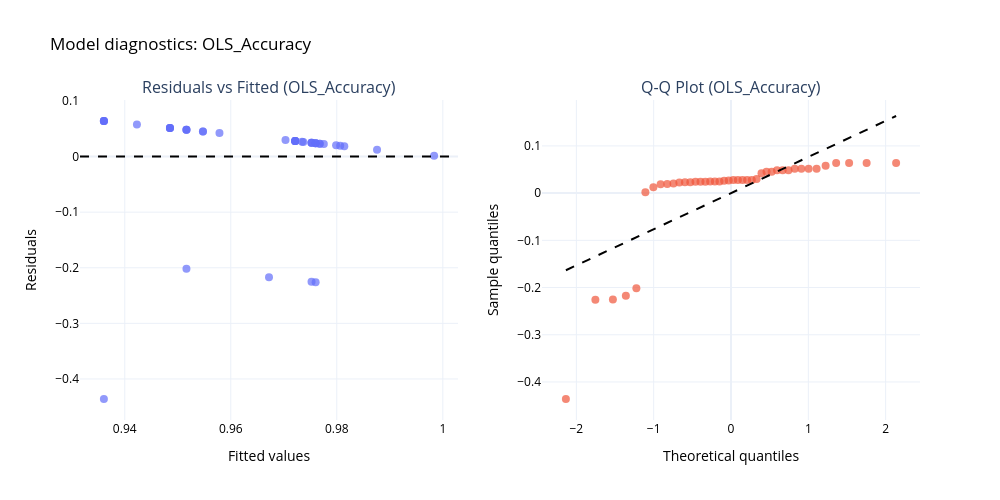
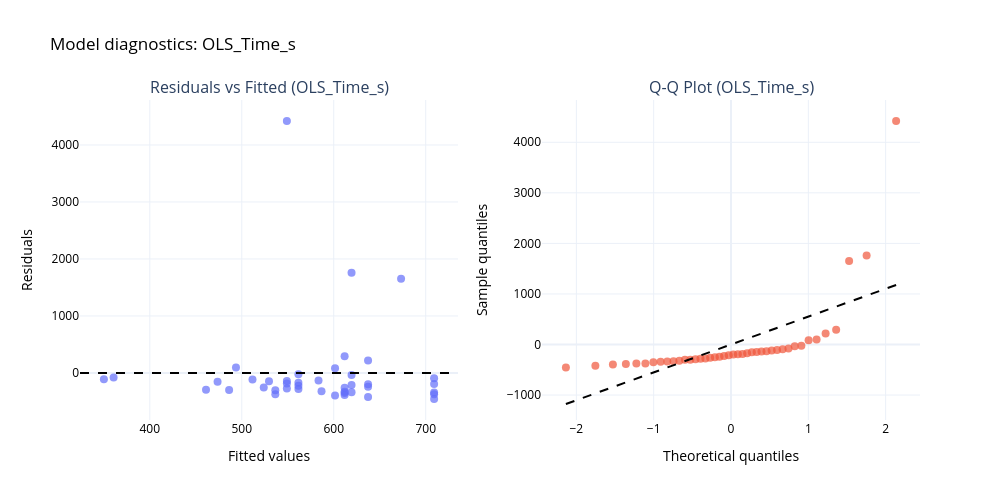

The notebook cell saved with these charts, in order:
### Code cell
plot_resid_diags_plotly(model_accuracy_lin, "OLS_Accuracy")
plot_resid_diags_plotly(model_time, "OLS_Time_s")

### Figure 1 — Plotly figure (JSON) as saved in the notebook; plotly's stock layout.template omitted (floating-point values rounded to 4 significant figures)
{"data": [{"marker": {"opacity": 0.7, "size": 8}, "mode": "markers", "name": "Residuals", "type": "scatter", "x": [0.976, 0.9799, 0.9806, 0.9737, 0.9814, 0.9768, 0.9752, 0.9721, 0.9776, 0.9768, 0.976, 0.9752, 0.9721, 0.9721, 0.9752, 0.9721, 0.9721, 0.976, 0.9752, 0.976, 0.9876, 0.9516, 0.9672, 0.9703, 0.9423, 0.9734, 0.9548, 0.9485, 0.9361, 0.9579, 0.9548, 0.9516, 0.9485, 0.9361, 0.9361, 0.9485, 0.9361, 0.9361, 0.9516, 0.9485, 0.9516, 0.9984], "xaxis": "x", "y": [-0.226, 0.02013, 0.01936, 0.02631, 0.01859, 0.02322, 0.02477, 0.02786, 0.02245, 0.02322, 0.02399, 0.02477, 0.02786, 0.02786, -0.2252, 0.02786, 0.02786, 0.02399, 0.02477, 0.02399, 0.01241, -0.2016, -0.2172, 0.02967, 0.0577, 0.02656, 0.04525, 0.05147, -0.4361, 0.04213, 0.04525, 0.04836, 0.05147, 0.06393, 0.06393, 0.05147, 0.06393, 0.06393, 0.04836, 0.05147, 0.04836, 0.001644], "yaxis": "y"}, {"marker": {"opacity": 0.7, "size": 8}, "mode": "markers", "name": "Q-Q points", "type": "scatter", "x": [-2.135, -1.754, -1.527, -1.36, -1.224, -1.107, -1.004, -0.9103, -0.8241, -0.7436, -0.6677, -0.5955, -0.5262, -0.4594, -0.3946, -0.3314, -0.2695, -0.2086, -0.1485, -0.08887, -0.02959, 0.02959, 0.08887, 0.1485, 0.2086, 0.2695, 0.3314, 0.3946, 0.4594, 0.5262, 0.5955, 0.6677, 0.7436, 0.8241, 0.9103, 1.004, 1.107, 1.224, 1.36, 1.527, 1.754, 2.135], "xaxis": "x2", "y": [-0.4361, -0.226, -0.2252, -0.2172, -0.2016, 0.001644, 0.01241, 0.01859, 0.01936, 0.02013, 0.02245, 0.02322, 0.02322, 0.02399, 0.02399, 0.02399, 0.02477, 0.02477, 0.02477, 0.02631, 0.02656, 0.02786, 0.02786, 0.02786, 0.02786, 0.02786, 0.02967, 0.04213, 0.04525, 0.04525, 0.04836, 0.04836, 0.04836, 0.05147, 0.05147, 0.05147, 0.05147, 0.0577, 0.06393, 0.06393, 0.06393, 0.06393], "yaxis": "y2"}, {"line": {"color": "black", "dash": "dash"}, "mode": "lines", "name": "Q-Q reference", "type": "scatter", "x": [-2.135, 2.135], "xaxis": "x2", "y": [-0.1633, 0.1633], "yaxis": "y2"}], "layout": {"annotations": [{"font": {"size": 16}, "showarrow": false, "text": "Residuals vs Fitted (OLS_Accuracy)", "x": 0.225, "xanchor": "center", "xref": "paper", "y": 1, "yanchor": "bottom", "yref": "paper"}, {"font": {"size": 16}, "showarrow": false, "text": "Q-Q Plot (OLS_Accuracy)", "x": 0.775, "xanchor": "center", "xref": "paper", "y": 1, "yanchor": "bottom", "yref": "paper"}], "height": 500, "shapes": [{"line": {"color": "black", "dash": "dash"}, "type": "line", "x0": 0, "x1": 1, "xref": "x domain", "y0": 0, "y1": 0, "yref": "y"}], "showlegend": false, "title": {"font": {"color": "black"}, "text": "Model diagnostics: OLS_Accuracy"}, "width": 1000, "xaxis": {"anchor": "y", "color": "black", "domain": [0, 0.45], "title": {"text": "Fitted values"}}, "xaxis2": {"anchor": "y2", "color": "black", "domain": [0.55, 1], "title": {"text": "Theoretical quantiles"}}, "yaxis": {"anchor": "x", "color": "black", "domain": [0, 1], "title": {"text": "Residuals"}}, "yaxis2": {"anchor": "x2", "color": "black", "domain": [0, 1], "title": {"text": "Sample quantiles"}}}}

### Figure 2 — Plotly figure (JSON) as saved in the notebook; plotly's stock layout.template omitted (floating-point values rounded to 4 significant figures)
{"data": [{"marker": {"opacity": 0.7, "size": 8}, "mode": "markers", "name": "Residuals", "type": "scatter", "x": [549.0, 486.2, 473.7, 586.7, 461.1, 536.5, 561.6, 611.8, 523.9, 536.5, 549.0, 561.6, 611.8, 611.8, 561.6, 611.8, 611.8, 549.0, 561.6, 549.0, 360.6, 619.4, 529.6, 511.7, 673.2, 493.7, 601.4, 637.3, 709.1, 583.5, 601.4, 619.4, 637.3, 709.1, 709.1, 637.3, 709.1, 709.1, 619.4, 637.3, 619.4, 350.1], "xaxis": "x", "y": [-275.0, -301.2, -155.7, -320.7, -293.1, -374.5, -279.6, -350.8, -253.9, -303.5, 4421.0, -171.6, -330.8, -386.8, -225.6, 291.2, -261.8, -186.0, -22.6, -140.0, -78.64, -36.37, -146.6, -116.7, 1651.0, 97.29, 82.58, -420.3, -343.1, -133.5, -396.4, -337.4, -196.3, -93.13, -195.1, -240.3, -457.1, -374.1, -210.4, 218.7, 1759.0, -111.1], "yaxis": "y"}, {"marker": {"opacity": 0.7, "size": 8}, "mode": "markers", "name": "Q-Q points", "type": "scatter", "x": [-2.135, -1.754, -1.527, -1.36, -1.224, -1.107, -1.004, -0.9103, -0.8241, -0.7436, -0.6677, -0.5955, -0.5262, -0.4594, -0.3946, -0.3314, -0.2695, -0.2086, -0.1485, -0.08887, -0.02959, 0.02959, 0.08887, 0.1485, 0.2086, 0.2695, 0.3314, 0.3946, 0.4594, 0.5262, 0.5955, 0.6677, 0.7436, 0.8241, 0.9103, 1.004, 1.107, 1.224, 1.36, 1.527, 1.754, 2.135], "xaxis": "x2", "y": [-457.1, -420.3, -396.4, -386.8, -374.5, -374.1, -350.8, -343.1, -337.4, -330.8, -320.7, -303.5, -301.2, -293.1, -279.6, -275.0, -261.8, -253.9, -240.3, -225.6, -210.4, -196.3, -195.1, -186.0, -171.6, -155.7, -146.6, -140.0, -133.5, -116.7, -111.1, -93.13, -78.64, -36.37, -22.6, 82.58, 97.29, 218.7, 291.2, 1651.0, 1759.0, 4421.0], "yaxis": "y2"}, {"line": {"color": "black", "dash": "dash"}, "mode": "lines", "name": "Q-Q reference", "type": "scatter", "x": [-2.135, 2.135], "xaxis": "x2", "y": [-1177.0, 1177.0], "yaxis": "y2"}], "layout": {"annotations": [{"font": {"size": 16}, "showarrow": false, "text": "Residuals vs Fitted (OLS_Time_s)", "x": 0.225, "xanchor": "center", "xref": "paper", "y": 1, "yanchor": "bottom", "yref": "paper"}, {"font": {"size": 16}, "showarrow": false, "text": "Q-Q Plot (OLS_Time_s)", "x": 0.775, "xanchor": "center", "xref": "paper", "y": 1, "yanchor": "bottom", "yref": "paper"}], "height": 500, "shapes": [{"line": {"color": "black", "dash": "dash"}, "type": "line", "x0": 0, "x1": 1, "xref": "x domain", "y0": 0, "y1": 0, "yref": "y"}], "showlegend": false, "title": {"font": {"color": "black"}, "text": "Model diagnostics: OLS_Time_s"}, "width": 1000, "xaxis": {"anchor": "y", "color": "black", "domain": [0, 0.45], "title": {"text": "Fitted values"}}, "xaxis2": {"anchor": "y2", "color": "black", "domain": [0.55, 1], "title": {"text": "Theoretical quantiles"}}, "yaxis": {"anchor": "x", "color": "black", "domain": [0, 1], "title": {"text": "Residuals"}}, "yaxis2": {"anchor": "x2", "color": "black", "domain": [0, 1], "title": {"text": "Sample quantiles"}}}}
